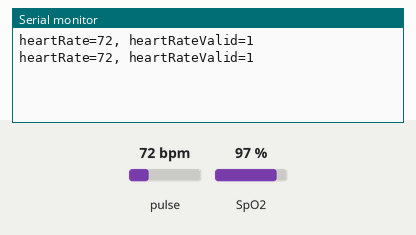
Simulated run of this sketch. Board: Arduino Uno, built with avr-gcc and run on an emulated ATmega328P. On the bench: the last lines printed to the serial monitor. The test bench sets the inputs (shaded band); at power-on: pulse 72 bpm, SpO2 97 %.

Above: at 8.8 s.
8.9 s: pulse set to 42 bpm
At 12.7 s:
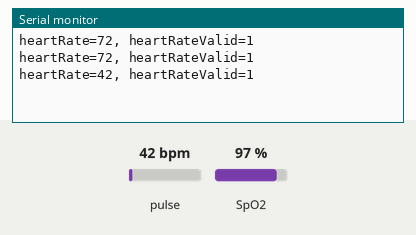
14.9 s: pulse set to 70 bpm
At 16.9 s:
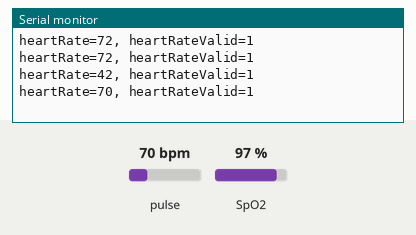
Timing chart, 0 to 18.4 s (numbered marks = the images above; inputs shaded):
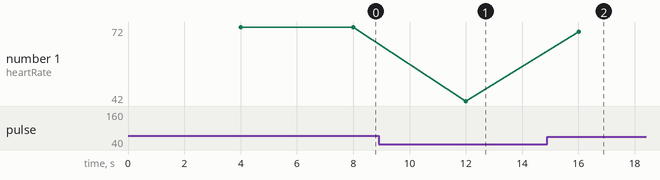

The sketch:

SPO2.ino
```cpp
// (licence header left out)
#include <DFRobot_MAX30102.h>

DFRobot_MAX30102 particleSensor;

/*
Macro definition options in sensor configuration
sampleAverage: SAMPLEAVG_1 SAMPLEAVG_2 SAMPLEAVG_4
               SAMPLEAVG_8 SAMPLEAVG_16 SAMPLEAVG_32
ledMode:       MODE_REDONLY  MODE_RED_IR  MODE_MULTILED
sampleRate:    PULSEWIDTH_69 PULSEWIDTH_118 PULSEWIDTH_215 PULSEWIDTH_411
pulseWidth:    SAMPLERATE_50 SAMPLERATE_100 SAMPLERATE_200 SAMPLERATE_400
               SAMPLERATE_800 SAMPLERATE_1000 SAMPLERATE_1600 SAMPLERATE_3200
adcRange:      ADCRANGE_2048 ADCRANGE_4096 ADCRANGE_8192 ADCRANGE_16384
*/
void setup()
{
  //Init serial
  Serial.begin(115200);
  /*!
   *@brief Init sensor
   *@param pWire IIC bus pointer object and construction device, can both pass or not pass parameters (Wire in default)
   *@param i2cAddr Chip IIC address (0x57 in default)
   *@return true or false
   */
  while (!particleSensor.begin()) {
    Serial.println("MAX30102 was not found");
    delay(1000);
  }

  /*!
   *@brief Use macro definition to configure sensor
   *@param ledBrightness LED brightness, default value: 0x1F（6.4mA), Range: 0~255（0=Off, 255=50mA）
   *@param sampleAverage Average multiple samples then draw once, reduce data throughput, default 4 samples average
   *@param ledMode LED mode, default to use red light and IR at the same time
   *@param sampleRate Sampling rate, default 400 samples every second
   *@param pulseWidth Pulse width: the longer the pulse width, the wider the detection range. Default to be Max range
   *@param adcRange ADC Measurement Range, default 4096 (nA), 15.63(pA) per LSB
   */
  particleSensor.sensorConfiguration(/*ledBrightness=*/50, /*sampleAverage=*/SAMPLEAVG_8, \
                        /*ledMode=*/MODE_MULTILED, /*sampleRate=*/SAMPLERATE_400, \
                        /*pulseWidth=*/PULSEWIDTH_411, /*adcRange=*/ADCRANGE_16384);
}

int32_t SPO2; //SPO2
int8_t SPO2Valid; //Flag to display if SPO2 calculation is valid
int32_t heartRate; //Heart-rate
int8_t heartRateValid; //Flag to display if heart-rate calculation is valid

void loop()
{
  //Serial.println(F("Wait about four seconds"));
  particleSensor.heartrateAndOxygenSaturation(/**SPO2=*/&SPO2, /**SPO2Valid=*/&SPO2Valid, /**heartRate=*/&heartRate, /**heartRateValid=*/&heartRateValid);
  //Print result
  Serial.print(F("heartRate="));
  Serial.print(heartRate, DEC);
  Serial.print(F(", heartRateValid="));
  Serial.println(heartRateValid, DEC);
  //Serial.print(F("; SPO2="));
  //Serial.print(SPO2, DEC);
  //Serial.print(F(", SPO2Valid="));
  //Serial.println(SPO2Valid, DEC);
}
```

Measured:
- after the input at 8.9 s, the serial monitor: prints a new line after 3.1 s (image 1)
- after the input at 14.9 s, the serial monitor: prints a new line after 1.1 s (image 2)
- plotted number 1: 72 → 42 after the input at 8.9 s, 42 → 70 after the input at 14.9 s
